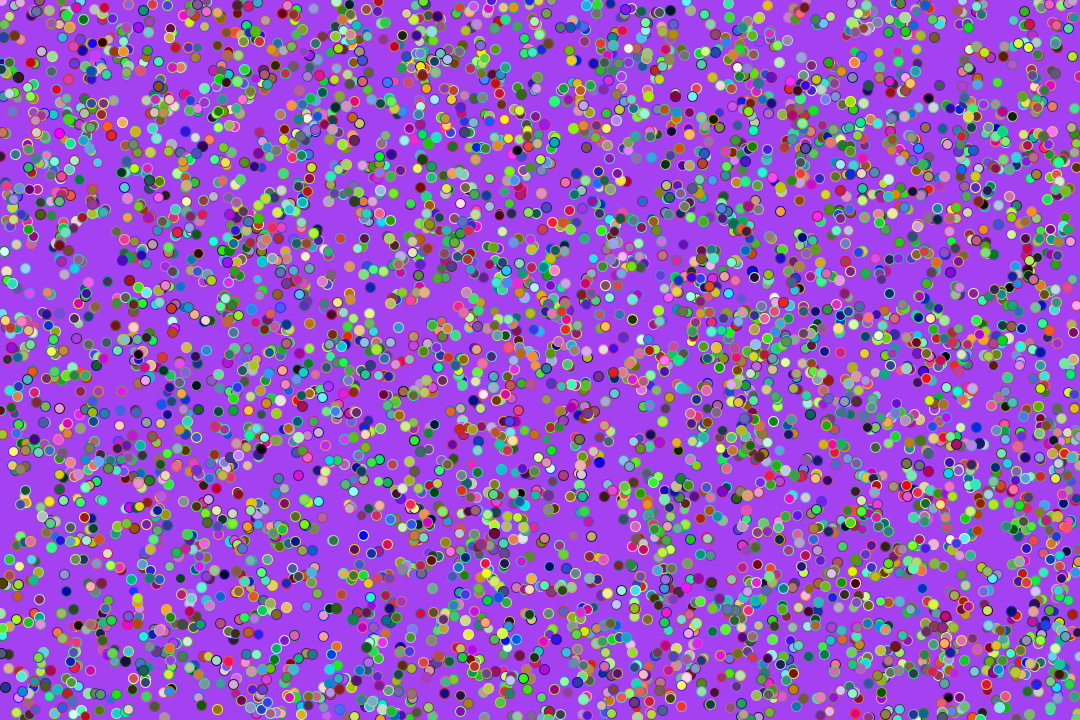
Frame 1 (no input)
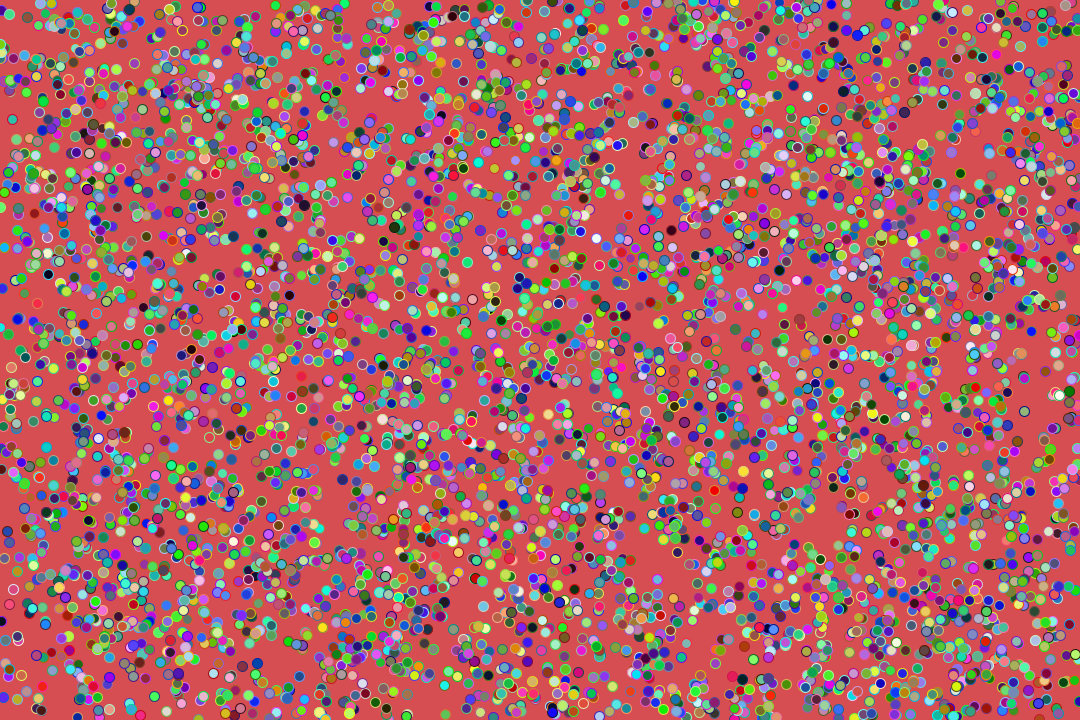
Frame 60 (the mouse pressed at the canvas centre just before this capture)
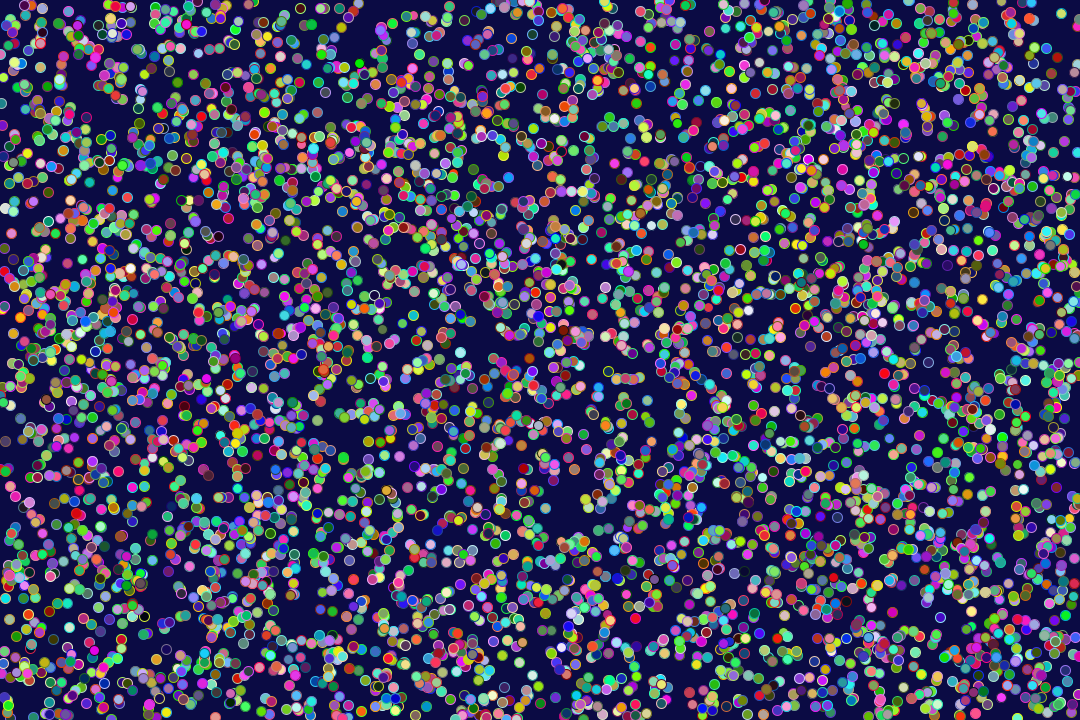
Frame 120 (the mouse held since frame 60 and released just before this capture)

The Processing sketch that drew these frames (run headless with seeded random() and noise(); from frame 60 on, the mouse is pressed at the canvas centre):

// Processing sketch: DiscoBlast
// ── DiscoBlast.pde
float x=width/2;
float xDelta=15;
float y=height/2;
float yDelta=15;


void setup()
{
  size(1080,720);
  background(100,200,150);
  frameRate(5000);
}
void draw()
{
  background(random(255),random(255),random(255));
  for (int i=0;i<5000;i++)
  {
    Draw();
  }
}


void Draw()
{
  x=random(width);
  xDelta=random(15);
  y=random(height);
  yDelta=random(15);
  
  fill(random(0,255),random(0,255),random(0,255));
  stroke(random(0,255),random(0,255),random(0,255));
  ellipse(x,y,10,10);
  x=x+xDelta;
  y=y+yDelta;
  
  if (x>(width-15) || x<15)
  {
    xDelta=-xDelta;
  }
  if (y>(height-15) || y<15)
  {
    yDelta=-yDelta;
  }
}
